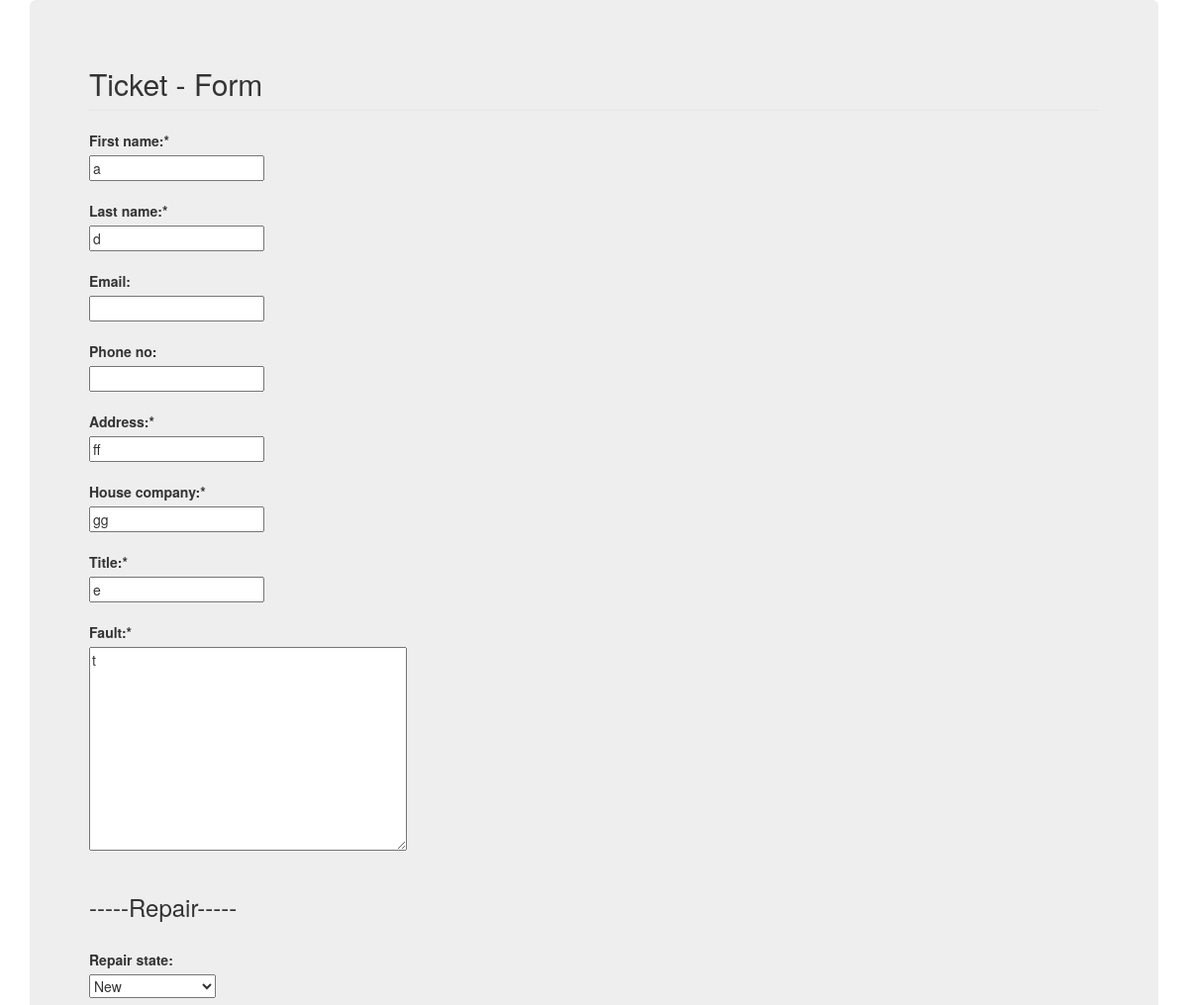
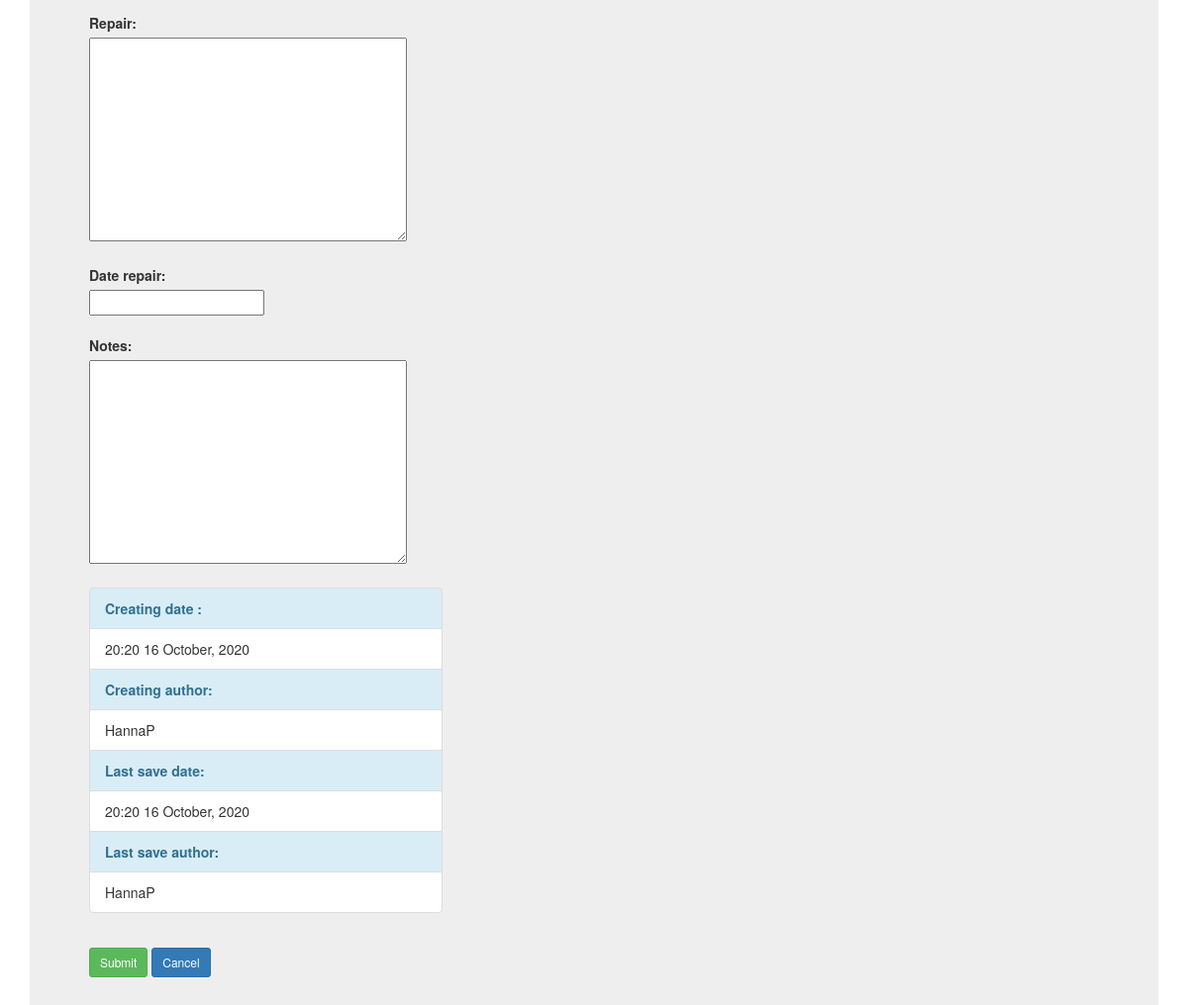
The app's page /ticket/49/update/ (signed in), older data (2 pictures, top to bottom).
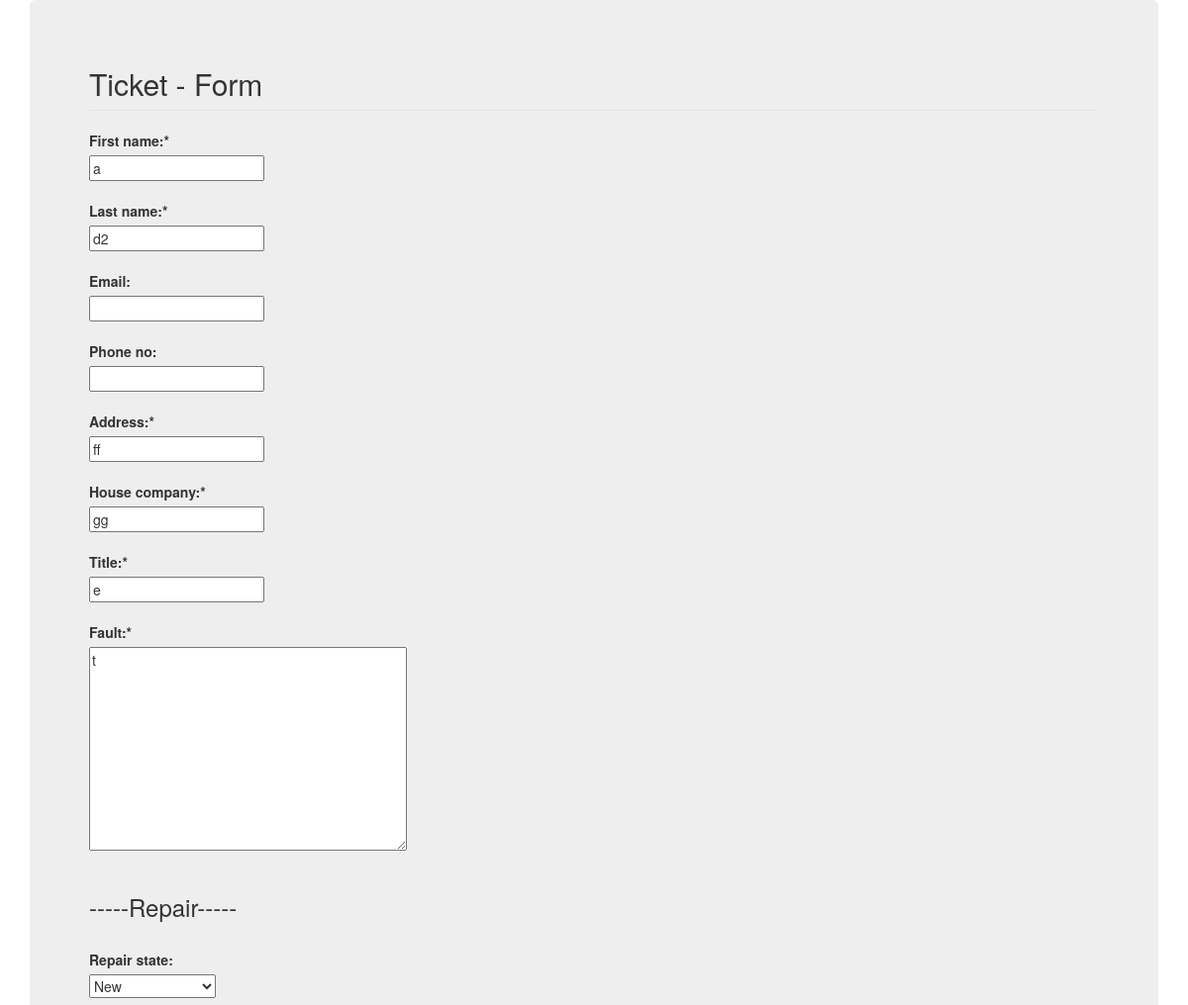
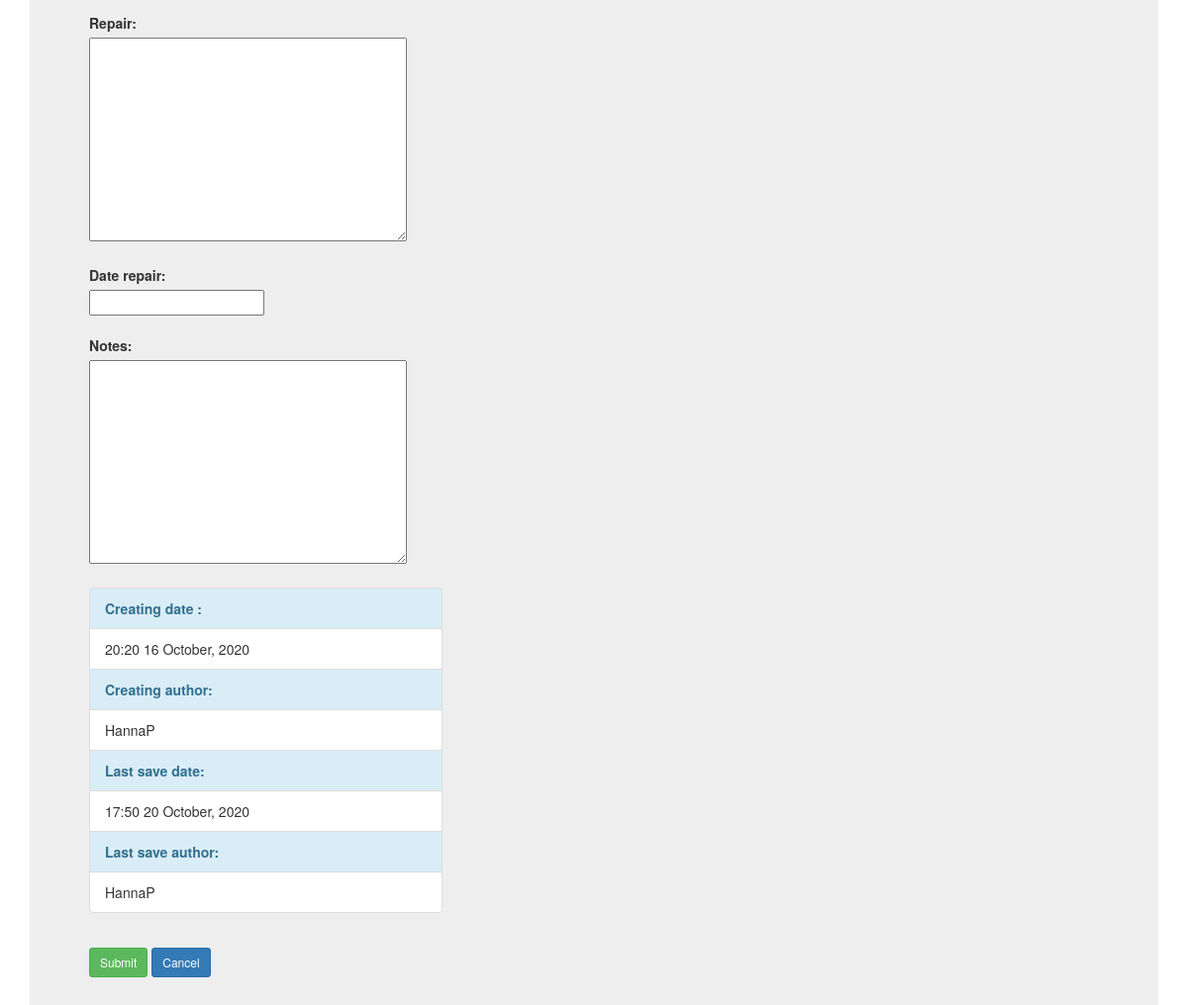
The same page, newer data (2 pictures, top to bottom).
### FacilitiesApp/models.py (models this page shows, shortened)
class Ticket(models.Model):
    first_name = models.CharField(max_length=100)
    last_name = models.CharField(max_length=100)
    email = models.CharField(max_length=100, blank=True)
    phone_no = models.CharField(max_length=100, blank=True)
    address = models.CharField(max_length=100)
    house_company = models.CharField(max_length=100)
    company_name = models.CharField(max_length=100)
    title = models.CharField(max_length=100, blank=False)
    fault = models.TextField(blank=False)
    repair_state = models.CharField(max_length=100, blank=False)
    repair = models.TextField(blank=True)
    date_repair = models.DateField(null=True, blank=True)
    notes = models.TextField(blank=True)
    date_posted = models.DateTimeField(default=timezone.now)
    date_last_save = models.DateTimeField(auto_now=timezone.now)
    username_first = models.CharField(max_length=100)
    author = models.ForeignKey(User, on_delete=models.PROTECT)

### FacilitiesApp/views.py (the view, shortened to what this page needs)
# urls.py: path('ticket/<int:pk>/update/', TicketUpdateView.as_view(), name='ticket-update'),
class TicketUpdateView(LoginRequiredMixin, UserPassesTestMixin, UpdateView):
    model = Ticket
    form_class = TicketForm
    success_url = '/'
    def get_template_names(self):
        if  self.request.user.profile.user_level > 1:
            template_name = 'FacilitiesApp/ticket_form.html'
        else:
            template_name = 'FacilitiesApp/ticket_list.html'
        return template_name
    def test_func(self):
        Ticket = self.get_object()
        if self.request.user.profile.members_of == Ticket.company_name:
            return True
        return False

### FacilitiesApp/forms.py
class TicketForm(ModelForm):
    class Meta:
        model = Ticket
        fields = ['first_name', 'last_name', 'address', 'title', 'fault','repair', 'repair_state', 'date_repair', 'phone_no', 'email', 'house_company', 'notes']
        widgets = {
            'date_repair': DateInput(),
            'repair_state': forms.Select(choices = REPAIR_CHOICES),
        }

### FacilitiesApp/templates/FacilitiesApp/ticket_form.html (shortened to what this page needs)
<!DOCTYPE html>
<html lang="en">
<head>
    <link rel="stylesheet" href="https://maxcdn.bootstrapcdn.com/bootstrap/3.3.7/css/bootstrap.min.css">
    <link rel="stylesheet" href="https://code.jquery.com/ui/1.11.0/themes/smoothness/jquery-ui.css">
</head>
<body>
	<div class="container">
		<div class="jumbotron">
			<h2>Ticket - Form</h2>
            {% block content %}
            <div class="content-section">
                <form method="POST">
                    <fieldset class="form-group">
                        <legend class="border-bottom mb-4"> </legend>
                        <label>First name:*</label><br>
                        {{ form.first_name }} <br><br>
                        <label>Last name:*</label><br>
                        {{ form.last_name }} <br><br>
                        <label>Email:</label><br>
                        {{ form.email }} <br><br>
                        <label>Phone no:</label><br>
                        {{ form.phone_no }} <br><br>
                        <label>Address:*</label><br>
                        {{ form.address }} <br><br>
                        <label>House company:*</label><br>
                        {{ form.house_company }}
                        <br><br>
                        <label>Title:*</label><br>
                        {{ form.title }}
                        <br><br>
                        <label>Fault:*</label><br>
                        {{ form.fault }}
                        <br><br>
                        <h3>-----Repair-----</h3><br>
                        <label>Repair state:</label><br>
                        {{form.repair_state }}
                        <br><br>
                        <label>Repair:</label><br>
                        {{ form.repair }}
                        <br><br>
                        <label>Date repair:</label><br>
                        {{ form.date_repair }}
                        <br><br>
                        <label>Notes:</label><br>
                        {{ form.notes }} <br>
                        <br>
                        <ul class="list-group" style="width:35%">
                            <li class="list-group-item list-group-item-info"><b> Creating date :</b></li>
                            <li class="list-group-item">{{ object.date_posted|date:"H:i d F, Y" }}</li>
                            <li class="list-group-item list-group-item-info"><b>Creating author:</b></li>
                            <li class="list-group-item">{{ object.username_first}}</li>
                            <li class="list-group-item list-group-item-info"><b>Last save date:</b></li>
                            <li class="list-group-item">{{ object.date_last_save|date:"H:i d F, Y" }}</li>
                            <li class="list-group-item list-group-item-info"><b>Last save author:</b></li>
                            <li class="list-group-item">{{ object.author}}</li>
                        </ul>
                    </fieldset>
                        <button class="btn btn-success btn-sm mt-1 mb-1" type="submit">Submit</button>
                        <a class="btn btn-primary btn-sm mt-1 mb-1" href="{% url 'home' %}">Cancel</a>
                </form>
            </div>
            {% endblock content %}
        </div>
    </div>
</body>
</html>

Row changes from the older to the newer data that the page shows:
changed Ticket "HannaP": last_name "d" → "d2"; date_last_save "20:20 16 October, 2020" → "17:50 20 October, 2020"
